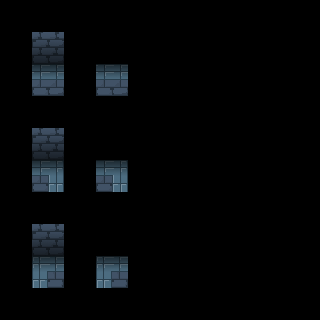

Below is a game level as drawn by its tile map, then a one-line description and the .tmx that defines it (tile-layer data replaced by summaries):
An orthogonal 10x10 tile map with 32x32 px tiles, 3 tile layers (regions, input_Auto, output_Auto).

<map version="1.0" tiledversion="1.0.3" orientation="orthogonal" renderorder="right-down" width="10" height="10" tilewidth="32" tileheight="32" nextobjectid="1">
 <tileset firstgid="1" source="../TileSet/tileconfig_level.tsx" />
 <layer name="regions" width="10" height="10">
  <data>[100 cells, 12 non-empty, 1 distinct tile ids]</data>
 </layer>
 <layer name="input_Auto" width="10" height="10">
  <data>[100 cells, 12 non-empty, 5 distinct tile ids]</data>
 </layer>
 <layer name="output_Auto" width="10" height="10">
  <data>[100 cells, 6 non-empty, 3 distinct tile ids]</data>
 </layer>
</map>
